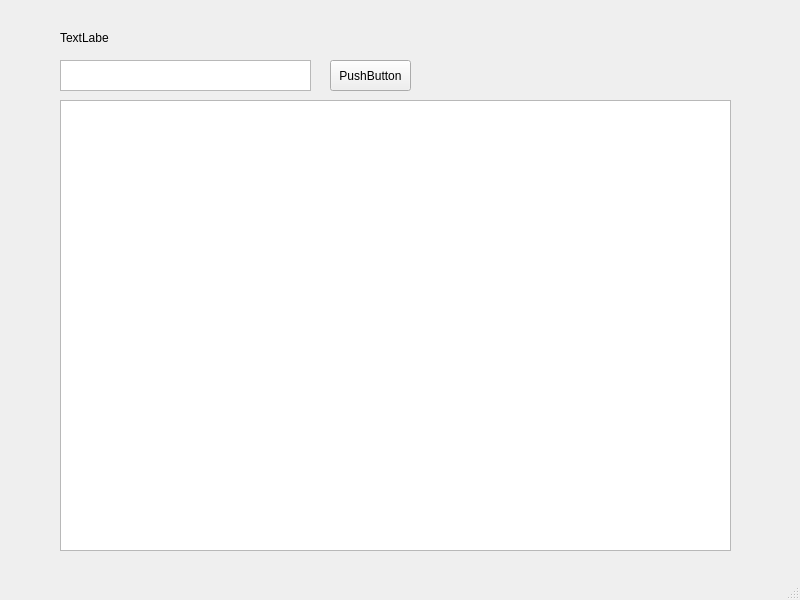
<?xml version="1.0" encoding="UTF-8"?>
<ui version="4.0">
 <class>MainWindow</class>
 <widget class="QMainWindow" name="MainWindow">
  <property name="geometry">
   <rect>
    <x>0</x>
    <y>0</y>
    <width>800</width>
    <height>600</height>
   </rect>
  </property>
  <property name="windowTitle">
   <string>MainWindow</string>
  </property>
  <widget class="QWidget" name="centralwidget">
   <widget class="QLabel" name="lbl_Recipes">
    <property name="geometry">
     <rect>
      <x>60</x>
      <y>30</y>
      <width>49</width>
      <height>16</height>
     </rect>
    </property>
    <property name="text">
     <string>TextLabel</string>
    </property>
   </widget>
   <widget class="QTextEdit" name="txt_Recipes">
    <property name="geometry">
     <rect>
      <x>60</x>
      <y>60</y>
      <width>251</width>
      <height>31</height>
     </rect>
    </property>
   </widget>
   <widget class="QPushButton" name="btn_Recipes">
    <property name="geometry">
     <rect>
      <x>330</x>
      <y>60</y>
      <width>81</width>
      <height>31</height>
     </rect>
    </property>
    <property name="text">
     <string>PushButton</string>
    </property>
   </widget>
   <widget class="QListView" name="lst_Recipes">
    <property name="geometry">
     <rect>
      <x>60</x>
      <y>100</y>
      <width>671</width>
      <height>451</height>
     </rect>
    </property>
   </widget>
  </widget>
  <widget class="QStatusBar" name="statusbar"/>
 </widget>
 <resources/>
 <connections/>
</ui>
